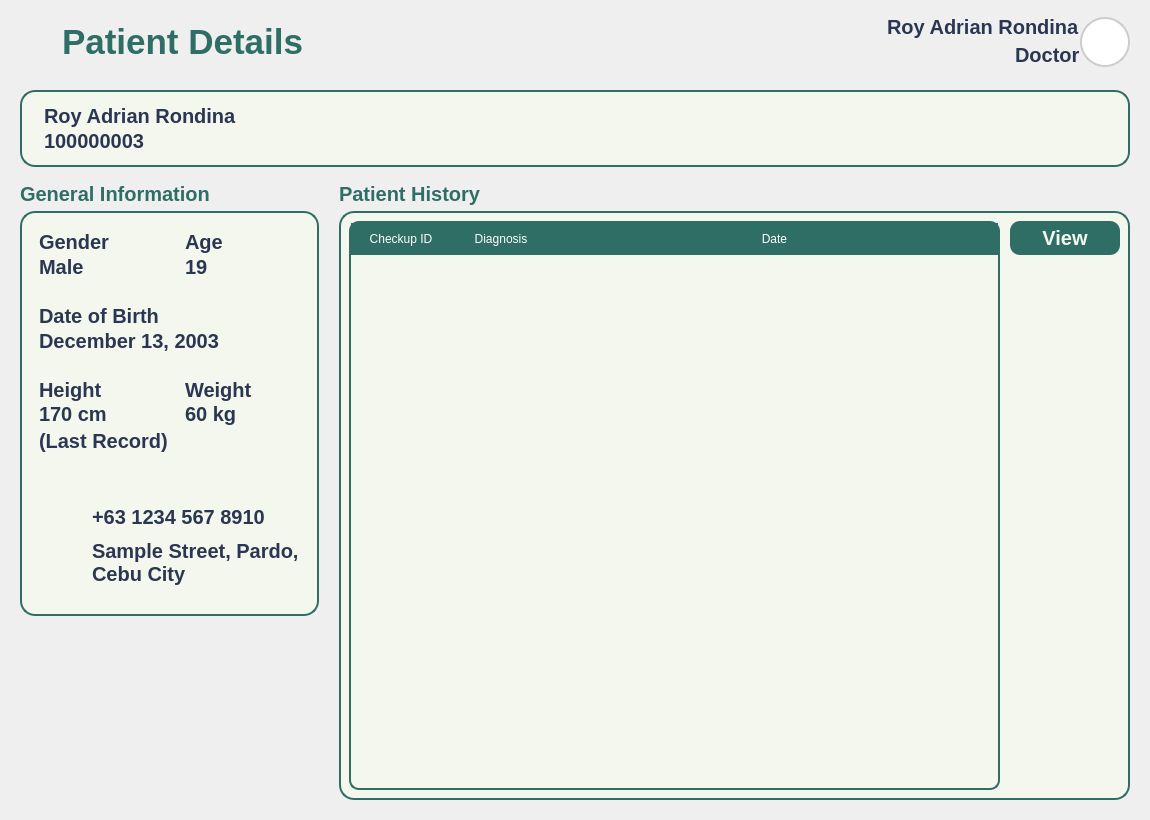
<?xml version="1.0" encoding="UTF-8"?>
<ui version="4.0">
 <class>MainWindow</class>
 <widget class="QMainWindow" name="MainWindow">
  <property name="windowModality">
   <enum>Qt::ApplicationModal</enum>
  </property>
  <property name="geometry">
   <rect>
    <x>0</x>
    <y>0</y>
    <width>1150</width>
    <height>820</height>
   </rect>
  </property>
  <property name="sizePolicy">
   <sizepolicy hsizetype="Expanding" vsizetype="Expanding">
    <horstretch>0</horstretch>
    <verstretch>0</verstretch>
   </sizepolicy>
  </property>
  <property name="baseSize">
   <size>
    <width>1150</width>
    <height>805</height>
   </size>
  </property>
  <property name="windowTitle">
   <string>MainWindow</string>
  </property>
  <property name="styleSheet">
   <string notr="true">*{
	padding: 0px;
	margin: 0px;
	border: 0px;
}
QPushButton {
	font: 900 16pt &quot;Satoshi Black&quot;;
	background-color: transparent;
 	border-radius: 10px;
	font-weight: bold;	
	color: #F4F7ED;
	text-align: left;
	padding: 5px 5px;
}
#NavBar {
    background-color: #2E6E65; 
}
QLabel {
	font: 900 10pt &quot;Satoshi Black&quot;;
	font-size: 20px;
	font-weight: bold;
	color: #2E6E65;
	qproperty-alignment: 'AlignLeft';
    qproperty-wordWrap: true;
	background: transparent;
}

</string>
  </property>
  <widget class="QWidget" name="centralwidget">
   <property name="sizePolicy">
    <sizepolicy hsizetype="Expanding" vsizetype="Expanding">
     <horstretch>0</horstretch>
     <verstretch>0</verstretch>
    </sizepolicy>
   </property>
   <layout class="QHBoxLayout" name="horizontalLayout_4">
    <property name="spacing">
     <number>0</number>
    </property>
    <property name="leftMargin">
     <number>0</number>
    </property>
    <property name="topMargin">
     <number>0</number>
    </property>
    <property name="rightMargin">
     <number>0</number>
    </property>
    <property name="bottomMargin">
     <number>0</number>
    </property>
    <item>
     <widget class="QFrame" name="MainBodyContainer">
      <property name="enabled">
       <bool>true</bool>
      </property>
      <property name="sizePolicy">
       <sizepolicy hsizetype="Expanding" vsizetype="Expanding">
        <horstretch>0</horstretch>
        <verstretch>0</verstretch>
       </sizepolicy>
      </property>
      <property name="styleSheet">
       <string notr="true">#Header {
	padding: 10px 20px;
padding-top: 15px;
}
QLabel {
    padding: 0px; 
}
#UserType {
	font: 500 12pt &quot;Satoshi&quot;;
	color: #2B3752;
}
#UserName {
	font: 900 16pt &quot;Satoshi&quot;;
	color: #2B3752;
}
#InterfaceTitle{
	font-size: 35px;
}
QGraphicsView {
    border: 2px solid #ccc; 
    border-radius: 25px;
    background: white; 
}

</string>
      </property>
      <property name="frameShape">
       <enum>QFrame::StyledPanel</enum>
      </property>
      <property name="frameShadow">
       <enum>QFrame::Raised</enum>
      </property>
      <layout class="QVBoxLayout" name="verticalLayout_2">
       <property name="spacing">
        <number>0</number>
       </property>
       <property name="leftMargin">
        <number>0</number>
       </property>
       <property name="topMargin">
        <number>0</number>
       </property>
       <property name="rightMargin">
        <number>0</number>
       </property>
       <property name="bottomMargin">
        <number>0</number>
       </property>
       <item>
        <widget class="QFrame" name="Header">
         <property name="sizePolicy">
          <sizepolicy hsizetype="Expanding" vsizetype="Expanding">
           <horstretch>0</horstretch>
           <verstretch>0</verstretch>
          </sizepolicy>
         </property>
         <property name="minimumSize">
          <size>
           <width>0</width>
           <height>80</height>
          </size>
         </property>
         <property name="maximumSize">
          <size>
           <width>16777215</width>
           <height>80</height>
          </size>
         </property>
         <property name="cursor">
          <cursorShape>ArrowCursor</cursorShape>
         </property>
         <property name="frameShape">
          <enum>QFrame::StyledPanel</enum>
         </property>
         <property name="frameShadow">
          <enum>QFrame::Raised</enum>
         </property>
         <layout class="QHBoxLayout" name="horizontalLayout_3">
          <property name="spacing">
           <number>0</number>
          </property>
          <property name="leftMargin">
           <number>0</number>
          </property>
          <property name="topMargin">
           <number>0</number>
          </property>
          <property name="rightMargin">
           <number>0</number>
          </property>
          <property name="bottomMargin">
           <number>0</number>
          </property>
          <item>
           <widget class="QPushButton" name="BackButton">
            <property name="sizePolicy">
             <sizepolicy hsizetype="Maximum" vsizetype="Fixed">
              <horstretch>0</horstretch>
              <verstretch>0</verstretch>
             </sizepolicy>
            </property>
            <property name="styleSheet">
             <string notr="true"/>
            </property>
            <property name="text">
             <string/>
            </property>
            <property name="icon">
             <iconset resource="../Images/resources.qrc">
              <normaloff>:/icons/icons/circle-arrow-left.svg</normaloff>:/icons/icons/circle-arrow-left.svg</iconset>
            </property>
            <property name="iconSize">
             <size>
              <width>40</width>
              <height>40</height>
             </size>
            </property>
           </widget>
          </item>
          <item alignment="Qt::AlignVCenter">
           <widget class="QLabel" name="InterfaceTitle">
            <property name="enabled">
             <bool>true</bool>
            </property>
            <property name="sizePolicy">
             <sizepolicy hsizetype="Preferred" vsizetype="Minimum">
              <horstretch>0</horstretch>
              <verstretch>0</verstretch>
             </sizepolicy>
            </property>
            <property name="minimumSize">
             <size>
              <width>0</width>
              <height>0</height>
             </size>
            </property>
            <property name="maximumSize">
             <size>
              <width>16777215</width>
              <height>16777215</height>
             </size>
            </property>
            <property name="text">
             <string>Patient Details</string>
            </property>
            <property name="textFormat">
             <enum>Qt::PlainText</enum>
            </property>
            <property name="alignment">
             <set>Qt::AlignLeading</set>
            </property>
            <property name="wordWrap">
             <bool>true</bool>
            </property>
           </widget>
          </item>
          <item alignment="Qt::AlignTop">
           <widget class="QWidget" name="BackButtonCon" native="true">
            <property name="sizePolicy">
             <sizepolicy hsizetype="Preferred" vsizetype="Expanding">
              <horstretch>0</horstretch>
              <verstretch>0</verstretch>
             </sizepolicy>
            </property>
            <property name="styleSheet">
             <string notr="true">#Title{
	font: 700 22pt &quot;Lexend&quot;;
}
#Subtitle {
	font: 300 10pt &quot;Lexend Light&quot;;
}
QLabel {
    padding: 0px;
    margin: 0px;
}
</string>
            </property>
            <layout class="QHBoxLayout" name="horizontalLayout" stretch="">
             <property name="spacing">
              <number>6</number>
             </property>
             <property name="leftMargin">
              <number>0</number>
             </property>
             <property name="topMargin">
              <number>0</number>
             </property>
             <property name="rightMargin">
              <number>0</number>
             </property>
             <property name="bottomMargin">
              <number>0</number>
             </property>
            </layout>
           </widget>
          </item>
          <item>
           <layout class="QHBoxLayout" name="UserPanel">
            <property name="rightMargin">
             <number>0</number>
            </property>
            <item>
             <layout class="QVBoxLayout" name="UserInfo">
              <property name="spacing">
               <number>0</number>
              </property>
              <item alignment="Qt::AlignRight">
               <widget class="QLabel" name="UserName">
                <property name="text">
                 <string>Roy Adrian Rondina</string>
                </property>
                <property name="alignment">
                 <set>Qt::AlignLeading</set>
                </property>
               </widget>
              </item>
              <item alignment="Qt::AlignRight">
               <widget class="QLabel" name="UserType">
                <property name="text">
                 <string>Doctor</string>
                </property>
                <property name="alignment">
                 <set>Qt::AlignLeading</set>
                </property>
               </widget>
              </item>
             </layout>
            </item>
            <item>
             <widget class="QFrame" name="Profile">
              <property name="sizePolicy">
               <sizepolicy hsizetype="Fixed" vsizetype="Fixed">
                <horstretch>0</horstretch>
                <verstretch>0</verstretch>
               </sizepolicy>
              </property>
              <property name="minimumSize">
               <size>
                <width>50</width>
                <height>50</height>
               </size>
              </property>
              <property name="maximumSize">
               <size>
                <width>50</width>
                <height>50</height>
               </size>
              </property>
              <property name="frameShape">
               <enum>QFrame::StyledPanel</enum>
              </property>
              <property name="frameShadow">
               <enum>QFrame::Raised</enum>
              </property>
              <layout class="QVBoxLayout" name="verticalLayout_3">
               <property name="spacing">
                <number>0</number>
               </property>
               <property name="leftMargin">
                <number>0</number>
               </property>
               <property name="topMargin">
                <number>0</number>
               </property>
               <property name="rightMargin">
                <number>0</number>
               </property>
               <property name="bottomMargin">
                <number>0</number>
               </property>
               <item>
                <widget class="QGraphicsView" name="ProfilePic">
                 <property name="enabled">
                  <bool>true</bool>
                 </property>
                 <property name="sizePolicy">
                  <sizepolicy hsizetype="Preferred" vsizetype="Preferred">
                   <horstretch>0</horstretch>
                   <verstretch>0</verstretch>
                  </sizepolicy>
                 </property>
                 <property name="minimumSize">
                  <size>
                   <width>0</width>
                   <height>0</height>
                  </size>
                 </property>
                </widget>
               </item>
              </layout>
             </widget>
            </item>
           </layout>
          </item>
         </layout>
        </widget>
       </item>
       <item>
        <widget class="QFrame" name="Body">
         <property name="sizePolicy">
          <sizepolicy hsizetype="Expanding" vsizetype="Expanding">
           <horstretch>0</horstretch>
           <verstretch>0</verstretch>
          </sizepolicy>
         </property>
         <property name="styleSheet">
          <string notr="true"/>
         </property>
         <property name="frameShape">
          <enum>QFrame::StyledPanel</enum>
         </property>
         <property name="frameShadow">
          <enum>QFrame::Raised</enum>
         </property>
         <layout class="QVBoxLayout" name="verticalLayout_4">
          <property name="leftMargin">
           <number>20</number>
          </property>
          <property name="topMargin">
           <number>10</number>
          </property>
          <property name="rightMargin">
           <number>20</number>
          </property>
          <property name="bottomMargin">
           <number>20</number>
          </property>
          <item>
           <widget class="QWidget" name="BodyLayout" native="true">
            <layout class="QVBoxLayout" name="verticalLayout_6">
             <property name="spacing">
              <number>15</number>
             </property>
             <property name="leftMargin">
              <number>0</number>
             </property>
             <property name="topMargin">
              <number>0</number>
             </property>
             <property name="rightMargin">
              <number>0</number>
             </property>
             <property name="bottomMargin">
              <number>0</number>
             </property>
             <item alignment="Qt::AlignTop">
              <widget class="QWidget" name="PatBasic" native="true">
               <property name="minimumSize">
                <size>
                 <width>0</width>
                 <height>30</height>
                </size>
               </property>
               <property name="maximumSize">
                <size>
                 <width>16777215</width>
                 <height>16777215</height>
                </size>
               </property>
               <property name="styleSheet">
                <string notr="true">#PatBasic {
	background-color: #F4F7ED;
	border: 2px solid #2E6E65;
	border-radius: 15px;
}
#PatID {
	font: 12pt &quot;Lexend&quot;;
}
QLabel {
	color: #2B3752;
}</string>
               </property>
               <layout class="QHBoxLayout" name="horizontalLayout_2">
                <property name="spacing">
                 <number>10</number>
                </property>
                <property name="leftMargin">
                 <number>15</number>
                </property>
                <property name="topMargin">
                 <number>5</number>
                </property>
                <property name="rightMargin">
                 <number>15</number>
                </property>
                <property name="bottomMargin">
                 <number>5</number>
                </property>
                <item>
                 <widget class="QWidget" name="widget_4" native="true">
                  <layout class="QVBoxLayout" name="verticalLayout_7">
                   <property name="spacing">
                    <number>1</number>
                   </property>
                   <item alignment="Qt::AlignBottom">
                    <widget class="QLabel" name="PatName">
                     <property name="text">
                      <string>Roy Adrian Rondina</string>
                     </property>
                     <property name="alignment">
                      <set>Qt::AlignLeading</set>
                     </property>
                    </widget>
                   </item>
                   <item alignment="Qt::AlignTop">
                    <widget class="QLabel" name="PatID">
                     <property name="text">
                      <string>100000003</string>
                     </property>
                     <property name="alignment">
                      <set>Qt::AlignLeading</set>
                     </property>
                    </widget>
                   </item>
                  </layout>
                 </widget>
                </item>
               </layout>
              </widget>
             </item>
             <item>
              <widget class="QWidget" name="PatInfo" native="true">
               <property name="sizePolicy">
                <sizepolicy hsizetype="Preferred" vsizetype="Expanding">
                 <horstretch>0</horstretch>
                 <verstretch>0</verstretch>
                </sizepolicy>
               </property>
               <property name="styleSheet">
                <string notr="true">#PatGenInfo, #HistoryCon {
	background-color: #F4F7ED;
	border: 2px solid #2E6E65;
	border-radius: 15px;
}
QLabel {
	font: 12pt &quot;Lexend&quot;;
	color: #2B3752;
}
#PatGender, #PatAge, #PatDoB, #PatContact, #PatAddress, #PatHeight, #PatWeight, #TransactionID, #Diagnosis, #TransactionDate {
	font: 500 15pt &quot;Lexend&quot;;
}
#title, #title_2, #title_3 {
	font: 10pt &quot;Lexend&quot;;
}
#Header_3, #Header_2 {
	color: #2E6E65;
	font: 700 15pt &quot;Lexend&quot;;
}
#HistoryObject {
	background-color: rgba(46, 110, 101, 0.3);
	border-radius: 15px;
}
Line {
	background-color: #2E6E65;
	max-height: 2px;
}
#LastRecord {
	font: 300 10pt &quot;Lexend Light&quot;;
}</string>
               </property>
               <layout class="QHBoxLayout" name="horizontalLayout_5">
                <property name="spacing">
                 <number>20</number>
                </property>
                <property name="leftMargin">
                 <number>0</number>
                </property>
                <property name="topMargin">
                 <number>0</number>
                </property>
                <property name="rightMargin">
                 <number>0</number>
                </property>
                <property name="bottomMargin">
                 <number>0</number>
                </property>
                <item alignment="Qt::AlignTop">
                 <widget class="QWidget" name="PatGen" native="true">
                  <layout class="QVBoxLayout" name="verticalLayout_19">
                   <property name="spacing">
                    <number>5</number>
                   </property>
                   <property name="leftMargin">
                    <number>0</number>
                   </property>
                   <property name="topMargin">
                    <number>0</number>
                   </property>
                   <property name="rightMargin">
                    <number>0</number>
                   </property>
                   <property name="bottomMargin">
                    <number>0</number>
                   </property>
                   <item alignment="Qt::AlignTop">
                    <widget class="QLabel" name="Header_3">
                     <property name="text">
                      <string>General Information</string>
                     </property>
                    </widget>
                   </item>
                   <item alignment="Qt::AlignLeft">
                    <widget class="QWidget" name="PatGenInfo" native="true">
                     <property name="styleSheet">
                      <string notr="true"/>
                     </property>
                     <layout class="QVBoxLayout" name="verticalLayout_9">
                      <property name="spacing">
                       <number>10</number>
                      </property>
                      <property name="leftMargin">
                       <number>0</number>
                      </property>
                      <property name="topMargin">
                       <number>10</number>
                      </property>
                      <property name="rightMargin">
                       <number>0</number>
                      </property>
                      <property name="bottomMargin">
                       <number>10</number>
                      </property>
                      <item>
                       <widget class="QWidget" name="widget_7" native="true">
                        <layout class="QVBoxLayout" name="verticalLayout_10">
                         <property name="spacing">
                          <number>25</number>
                         </property>
                         <item>
                          <widget class="QWidget" name="widget_9" native="true">
                           <layout class="QHBoxLayout" name="horizontalLayout_6">
                            <property name="spacing">
                             <number>30</number>
                            </property>
                            <property name="leftMargin">
                             <number>10</number>
                            </property>
                            <property name="topMargin">
                             <number>0</number>
                            </property>
                            <property name="rightMargin">
                             <number>10</number>
                            </property>
                            <property name="bottomMargin">
                             <number>0</number>
                            </property>
                            <item alignment="Qt::AlignTop">
                             <widget class="QWidget" name="widget_11" native="true">
                              <layout class="QVBoxLayout" name="verticalLayout_11">
                               <property name="spacing">
                                <number>1</number>
                               </property>
                               <property name="leftMargin">
                                <number>0</number>
                               </property>
                               <property name="topMargin">
                                <number>0</number>
                               </property>
                               <property name="rightMargin">
                                <number>0</number>
                               </property>
                               <property name="bottomMargin">
                                <number>0</number>
                               </property>
                               <item>
                                <widget class="QLabel" name="label">
                                 <property name="text">
                                  <string>Gender</string>
                                 </property>
                                </widget>
                               </item>
                               <item>
                                <widget class="QLabel" name="PatGender">
                                 <property name="text">
                                  <string>Male</string>
                                 </property>
                                </widget>
                               </item>
                              </layout>
                             </widget>
                            </item>
                            <item alignment="Qt::AlignTop">
                             <widget class="QWidget" name="widget_12" native="true">
                              <layout class="QVBoxLayout" name="verticalLayout_12">
                               <property name="spacing">
                                <number>1</number>
                               </property>
                               <property name="leftMargin">
                                <number>0</number>
                               </property>
                               <property name="topMargin">
                                <number>0</number>
                               </property>
                               <property name="rightMargin">
                                <number>0</number>
                               </property>
                               <property name="bottomMargin">
                                <number>0</number>
                               </property>
                               <item>
                                <widget class="QLabel" name="label_3">
                                 <property name="text">
                                  <string>Age</string>
                                 </property>
                                </widget>
                               </item>
                               <item>
                                <widget class="QLabel" name="PatAge">
                                 <property name="text">
                                  <string>19</string>
                                 </property>
                                </widget>
                               </item>
                              </layout>
                             </widget>
                            </item>
                           </layout>
                          </widget>
                         </item>
                         <item>
                          <widget class="QWidget" name="widget_10" native="true">
                           <layout class="QVBoxLayout" name="verticalLayout_13">
                            <property name="spacing">
                             <number>1</number>
                            </property>
                            <property name="leftMargin">
                             <number>10</number>
                            </property>
                            <property name="topMargin">
                             <number>0</number>
                            </property>
                            <property name="rightMargin">
                             <number>10</number>
                            </property>
                            <property name="bottomMargin">
                             <number>0</number>
                            </property>
                            <item>
                             <widget class="QLabel" name="label_5">
                              <property name="text">
                               <string>Date of Birth</string>
                              </property>
                             </widget>
                            </item>
                            <item>
                             <widget class="QLabel" name="PatDoB">
                              <property name="text">
                               <string>December 13, 2003</string>
                              </property>
                             </widget>
                            </item>
                           </layout>
                          </widget>
                         </item>
                         <item>
                          <widget class="QWidget" name="widget_14" native="true">
                           <layout class="QVBoxLayout" name="verticalLayout_17">
                            <property name="spacing">
                             <number>3</number>
                            </property>
                            <property name="leftMargin">
                             <number>10</number>
                            </property>
                            <property name="topMargin">
                             <number>0</number>
                            </property>
                            <property name="rightMargin">
                             <number>10</number>
                            </property>
                            <property name="bottomMargin">
                             <number>10</number>
                            </property>
                            <item>
                             <widget class="QWidget" name="widget_6" native="true">
                              <layout class="QHBoxLayout" name="horizontalLayout_8">
                               <property name="spacing">
                                <number>30</number>
                               </property>
                               <property name="leftMargin">
                                <number>0</number>
                               </property>
                               <property name="topMargin">
                                <number>0</number>
                               </property>
                               <property name="rightMargin">
                                <number>0</number>
                               </property>
                               <property name="bottomMargin">
                                <number>0</number>
                               </property>
                               <item>
                                <widget class="QWidget" name="widget_16" native="true">
                                 <layout class="QVBoxLayout" name="verticalLayout_15">
                                  <property name="spacing">
                                   <number>0</number>
                                  </property>
                                  <property name="leftMargin">
                                   <number>0</number>
                                  </property>
                                  <property name="topMargin">
                                   <number>0</number>
                                  </property>
                                  <property name="rightMargin">
                                   <number>0</number>
                                  </property>
                                  <property name="bottomMargin">
                                   <number>0</number>
                                  </property>
                                  <item>
                                   <widget class="QLabel" name="label_4">
                                    <property name="text">
                                     <string>Height</string>
                                    </property>
                                   </widget>
                                  </item>
                                  <item>
                                   <widget class="QLabel" name="PatHeight">
                                    <property name="text">
                                     <string>170 cm</string>
                                    </property>
                                   </widget>
                                  </item>
                                 </layout>
                                </widget>
                               </item>
                               <item>
                                <widget class="QWidget" name="widget_17" native="true">
                                 <layout class="QVBoxLayout" name="verticalLayout_16">
                                  <property name="spacing">
                                   <number>0</number>
                                  </property>
                                  <property name="leftMargin">
                                   <number>0</number>
                                  </property>
                                  <property name="topMargin">
                                   <number>0</number>
                                  </property>
                                  <property name="rightMargin">
                                   <number>0</number>
                                  </property>
                                  <property name="bottomMargin">
                                   <number>0</number>
                                  </property>
                                  <item>
                                   <widget class="QLabel" name="label_6">
                                    <property name="text">
                                     <string>Weight</string>
                                    </property>
                                   </widget>
                                  </item>
                                  <item>
                                   <widget class="QLabel" name="PatWeight">
                                    <property name="text">
                                     <string>60 kg</string>
                                    </property>
                                   </widget>
                                  </item>
                                 </layout>
                                </widget>
                               </item>
                              </layout>
                             </widget>
                            </item>
                            <item>
                             <widget class="QLabel" name="LastRecord">
                              <property name="text">
                               <string>(Last Record)</string>
                              </property>
                             </widget>
                            </item>
                           </layout>
                          </widget>
                         </item>
                        </layout>
                       </widget>
                      </item>
                      <item>
                       <widget class="Line" name="line">
                        <property name="orientation">
                         <enum>Qt::Horizontal</enum>
                        </property>
                       </widget>
                      </item>
                      <item alignment="Qt::AlignTop">
                       <widget class="QWidget" name="widget_8" native="true">
                        <layout class="QVBoxLayout" name="verticalLayout_14">
                         <property name="spacing">
                          <number>10</number>
                         </property>
                         <property name="leftMargin">
                          <number>20</number>
                         </property>
                         <property name="topMargin">
                          <number>10</number>
                         </property>
                         <property name="rightMargin">
                          <number>20</number>
                         </property>
                         <property name="bottomMargin">
                          <number>20</number>
                         </property>
                         <item>
                          <widget class="QWidget" name="widget_13" native="true">
                           <property name="sizePolicy">
                            <sizepolicy hsizetype="Expanding" vsizetype="Preferred">
                             <horstretch>0</horstretch>
                             <verstretch>0</verstretch>
                            </sizepolicy>
                           </property>
                           <layout class="QHBoxLayout" name="horizontalLayout_7">
                            <property name="spacing">
                             <number>10</number>
                            </property>
                            <property name="leftMargin">
                             <number>0</number>
                            </property>
                            <property name="topMargin">
                             <number>0</number>
                            </property>
                            <property name="rightMargin">
                             <number>0</number>
                            </property>
                            <property name="bottomMargin">
                             <number>0</number>
                            </property>
                            <item alignment="Qt::AlignLeft">
                             <widget class="QPushButton" name="pushButton">
                              <property name="text">
                               <string/>
                              </property>
                              <property name="icon">
                               <iconset>
                                <normaloff>:/lucide/icons/phone.svg</normaloff>:/lucide/icons/phone.svg</iconset>
                              </property>
                              <property name="iconSize">
                               <size>
                                <width>30</width>
                                <height>30</height>
                               </size>
                              </property>
                             </widget>
                            </item>
                            <item alignment="Qt::AlignVCenter">
                             <widget class="QLabel" name="PatContact">
                              <property name="sizePolicy">
                               <sizepolicy hsizetype="Expanding" vsizetype="Preferred">
                                <horstretch>0</horstretch>
                                <verstretch>0</verstretch>
                               </sizepolicy>
                              </property>
                              <property name="text">
                               <string>+63 1234 567 8910</string>
                              </property>
                              <property name="alignment">
                               <set>Qt::AlignLeading</set>
                              </property>
                             </widget>
                            </item>
                           </layout>
                          </widget>
                         </item>
                         <item>
                          <widget class="QWidget" name="widget_15" native="true">
                           <property name="sizePolicy">
                            <sizepolicy hsizetype="Expanding" vsizetype="Preferred">
                             <horstretch>0</horstretch>
                             <verstretch>0</verstretch>
                            </sizepolicy>
                           </property>
                           <layout class="QHBoxLayout" name="horizontalLayout_9">
                            <property name="spacing">
                             <number>10</number>
                            </property>
                            <property name="leftMargin">
                             <number>0</number>
                            </property>
                            <property name="topMargin">
                             <number>0</number>
                            </property>
                            <property name="rightMargin">
                             <number>0</number>
                            </property>
                            <property name="bottomMargin">
                             <number>0</number>
                            </property>
                            <item alignment="Qt::AlignLeft">
                             <widget class="QPushButton" name="pushButton_3">
                              <property name="text">
                               <string/>
                              </property>
                              <property name="icon">
                               <iconset>
                                <normaloff>:/lucide/icons/house.svg</normaloff>:/lucide/icons/house.svg</iconset>
                              </property>
                              <property name="iconSize">
                               <size>
                                <width>30</width>
                                <height>30</height>
                               </size>
                              </property>
                             </widget>
                            </item>
                            <item alignment="Qt::AlignVCenter">
                             <widget class="QLabel" name="PatAddress">
                              <property name="sizePolicy">
                               <sizepolicy hsizetype="Expanding" vsizetype="Preferred">
                                <horstretch>0</horstretch>
                                <verstretch>0</verstretch>
                               </sizepolicy>
                              </property>
                              <property name="text">
                               <string>Sample Street, Pardo, Cebu City</string>
                              </property>
                              <property name="alignment">
                               <set>Qt::AlignLeading</set>
                              </property>
                              <property name="wordWrap">
                               <bool>true</bool>
                              </property>
                             </widget>
                            </item>
                           </layout>
                          </widget>
                         </item>
                        </layout>
                       </widget>
                      </item>
                     </layout>
                    </widget>
                   </item>
                  </layout>
                 </widget>
                </item>
                <item>
                 <widget class="QWidget" name="PatHistory" native="true">
                  <property name="sizePolicy">
                   <sizepolicy hsizetype="Expanding" vsizetype="Preferred">
                    <horstretch>0</horstretch>
                    <verstretch>0</verstretch>
                   </sizepolicy>
                  </property>
                  <layout class="QVBoxLayout" name="verticalLayout_18">
                   <property name="spacing">
                    <number>5</number>
                   </property>
                   <property name="leftMargin">
                    <number>0</number>
                   </property>
                   <property name="topMargin">
                    <number>0</number>
                   </property>
                   <property name="rightMargin">
                    <number>0</number>
                   </property>
                   <property name="bottomMargin">
                    <number>0</number>
                   </property>
                   <item alignment="Qt::AlignTop">
                    <widget class="QLabel" name="Header_2">
                     <property name="text">
                      <string>Patient History</string>
                     </property>
                    </widget>
                   </item>
                   <item>
                    <widget class="QWidget" name="HistoryCon" native="true">
                     <property name="sizePolicy">
                      <sizepolicy hsizetype="Preferred" vsizetype="Expanding">
                       <horstretch>0</horstretch>
                       <verstretch>0</verstretch>
                      </sizepolicy>
                     </property>
                     <layout class="QHBoxLayout" name="horizontalLayout_10">
                      <property name="spacing">
                       <number>10</number>
                      </property>
                      <property name="leftMargin">
                       <number>10</number>
                      </property>
                      <property name="topMargin">
                       <number>10</number>
                      </property>
                      <property name="rightMargin">
                       <number>10</number>
                      </property>
                      <property name="bottomMargin">
                       <number>10</number>
                      </property>
                      <item>
                       <widget class="QScrollArea" name="scrollArea">
                        <property name="widgetResizable">
                         <bool>true</bool>
                        </property>
                        <widget class="QWidget" name="scrollAreaWidgetContents_2">
                         <property name="geometry">
                          <rect>
                           <x>0</x>
                           <y>0</y>
                           <width>617</width>
                           <height>559</height>
                          </rect>
                         </property>
                         <layout class="QVBoxLayout" name="verticalLayout_21">
                          <property name="spacing">
                           <number>0</number>
                          </property>
                          <property name="leftMargin">
                           <number>0</number>
                          </property>
                          <property name="topMargin">
                           <number>0</number>
                          </property>
                          <property name="rightMargin">
                           <number>0</number>
                          </property>
                          <property name="bottomMargin">
                           <number>0</number>
                          </property>
                          <item>
                           <widget class="QTableWidget" name="TransactionTable">
                            <property name="styleSheet">
                             <string notr="true">QTableWidget {
	background-color: #F4F7ED;
	gridline-color: transparent;
	border-radius: 10px;
	border: 2px solid #2E6E65;
}
QTableWidget::item {
	border: none;
	font: 16pt &quot;Lexend&quot;;
}
QTableWidget::item:selected {
	background-color: rgba(46, 110, 101, 0.3);
}
QTableWidget QHeaderView::section {
	background-color: #2E6E65;
	color: white;
	padding: 5px;
	font: 18px &quot;Lexend Medium&quot;;
	border: 2px solid #2E6E65;
}</string>
                            </property>
                            <attribute name="horizontalHeaderStretchLastSection">
                             <bool>true</bool>
                            </attribute>
                            <column>
                             <property name="text">
                              <string>Checkup ID</string>
                             </property>
                            </column>
                            <column>
                             <property name="text">
                              <string>Diagnosis</string>
                             </property>
                            </column>
                            <column>
                             <property name="text">
                              <string>Date</string>
                             </property>
                            </column>
                           </widget>
                          </item>
                         </layout>
                        </widget>
                       </widget>
                      </item>
                      <item alignment="Qt::AlignTop">
                       <widget class="QWidget" name="widget_2" native="true">
                        <property name="sizePolicy">
                         <sizepolicy hsizetype="Fixed" vsizetype="Preferred">
                          <horstretch>0</horstretch>
                          <verstretch>0</verstretch>
                         </sizepolicy>
                        </property>
                        <property name="minimumSize">
                         <size>
                          <width>110</width>
                          <height>0</height>
                         </size>
                        </property>
                        <property name="maximumSize">
                         <size>
                          <width>110</width>
                          <height>16777215</height>
                         </size>
                        </property>
                        <property name="styleSheet">
                         <string notr="true">QPushButton {
	font: 900 10pt &quot;Satoshi Black&quot;;
	background-color:  #2E6E65;
	border-radius: 10px;
	font-weight: bold;	
	font-size: 20px;
	color: #F4F7ED;
	text-align: center;
}</string>
                        </property>
                        <layout class="QVBoxLayout" name="verticalLayout_20">
                         <property name="spacing">
                          <number>5</number>
                         </property>
                         <property name="leftMargin">
                          <number>0</number>
                         </property>
                         <property name="topMargin">
                          <number>0</number>
                         </property>
                         <property name="rightMargin">
                          <number>0</number>
                         </property>
                         <property name="bottomMargin">
                          <number>0</number>
                         </property>
                         <item>
                          <widget class="QPushButton" name="ViewCheckupButton">
                           <property name="text">
                            <string>View</string>
                           </property>
                          </widget>
                         </item>
                        </layout>
                       </widget>
                      </item>
                     </layout>
                    </widget>
                   </item>
                  </layout>
                 </widget>
                </item>
               </layout>
              </widget>
             </item>
            </layout>
           </widget>
          </item>
         </layout>
        </widget>
       </item>
      </layout>
     </widget>
    </item>
   </layout>
  </widget>
 </widget>
 <resources>
  <include location="../Images/resources.qrc"/>
 </resources>
 <connections/>
</ui>
